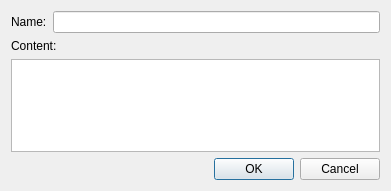
<?xml version="1.0" encoding="UTF-8"?>
<ui version="4.0">
 <class>Dialog</class>
 <widget class="QDialog" name="Dialog">
  <property name="geometry">
   <rect>
    <x>0</x>
    <y>0</y>
    <width>391</width>
    <height>191</height>
   </rect>
  </property>
  <property name="windowTitle">
   <string>Add a key</string>
  </property>
  <layout class="QVBoxLayout" name="verticalLayout">
   <item>
    <layout class="QHBoxLayout" name="horizontalLayout">
     <item>
      <widget class="QLabel" name="label">
       <property name="text">
        <string>Name:</string>
       </property>
      </widget>
     </item>
     <item>
      <widget class="QLineEdit" name="input_name"/>
     </item>
    </layout>
   </item>
   <item>
    <widget class="QLabel" name="label_2">
     <property name="text">
      <string>Content:</string>
     </property>
    </widget>
   </item>
   <item>
    <widget class="QPlainTextEdit" name="input_content"/>
   </item>
   <item>
    <widget class="QDialogButtonBox" name="buttonBox">
     <property name="orientation">
      <enum>Qt::Horizontal</enum>
     </property>
     <property name="standardButtons">
      <set>QDialogButtonBox::Cancel|QDialogButtonBox::Ok</set>
     </property>
    </widget>
   </item>
  </layout>
 </widget>
 <resources/>
 <connections>
  <connection>
   <sender>buttonBox</sender>
   <signal>accepted()</signal>
   <receiver>Dialog</receiver>
   <slot>accept()</slot>
   <hints>
    <hint type="sourcelabel">
     <x>248</x>
     <y>254</y>
    </hint>
    <hint type="destinationlabel">
     <x>157</x>
     <y>274</y>
    </hint>
   </hints>
  </connection>
  <connection>
   <sender>buttonBox</sender>
   <signal>rejected()</signal>
   <receiver>Dialog</receiver>
   <slot>reject()</slot>
   <hints>
    <hint type="sourcelabel">
     <x>316</x>
     <y>260</y>
    </hint>
    <hint type="destinationlabel">
     <x>286</x>
     <y>274</y>
    </hint>
   </hints>
  </connection>
 </connections>
</ui>
